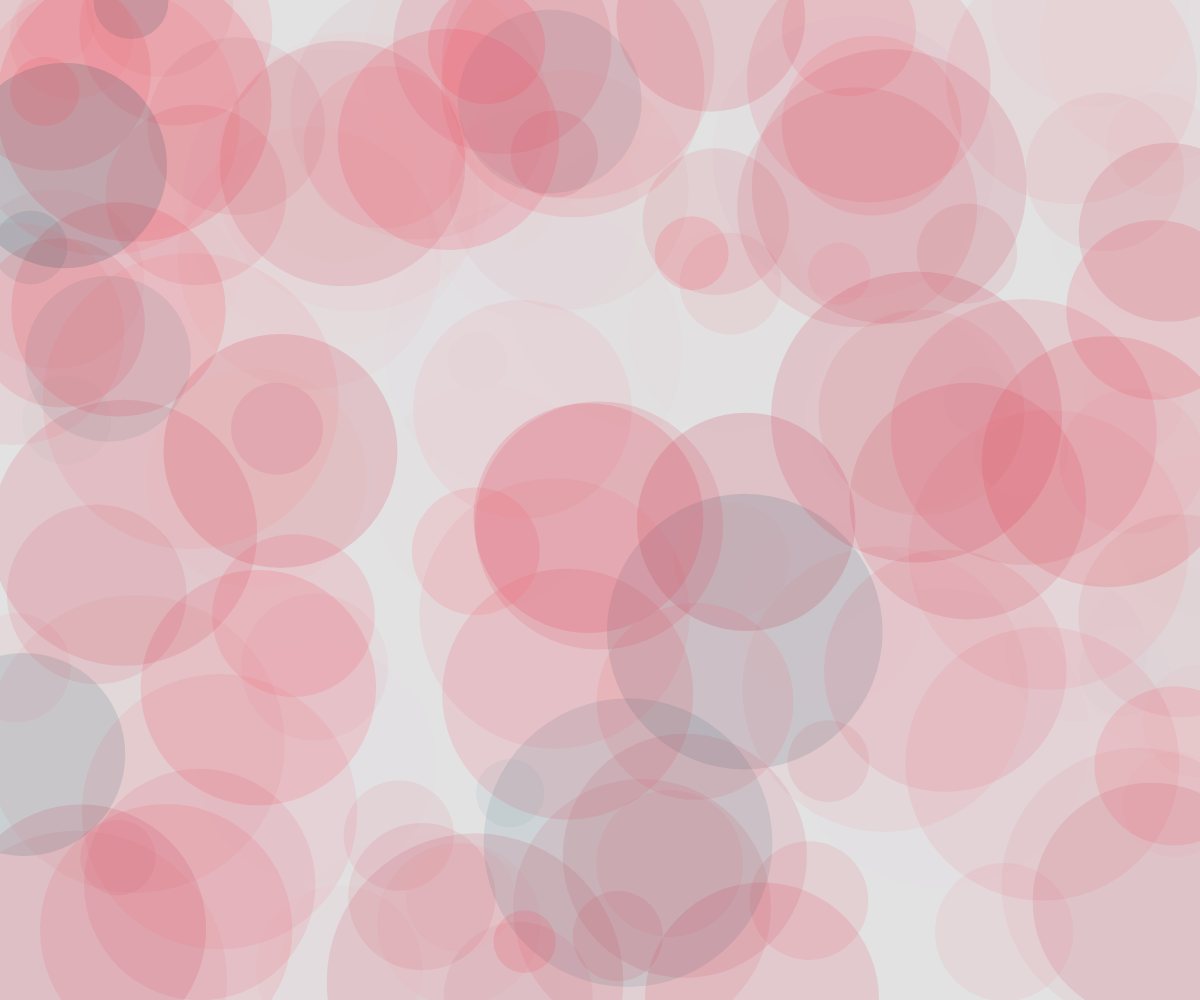
Frame 1 (no input)
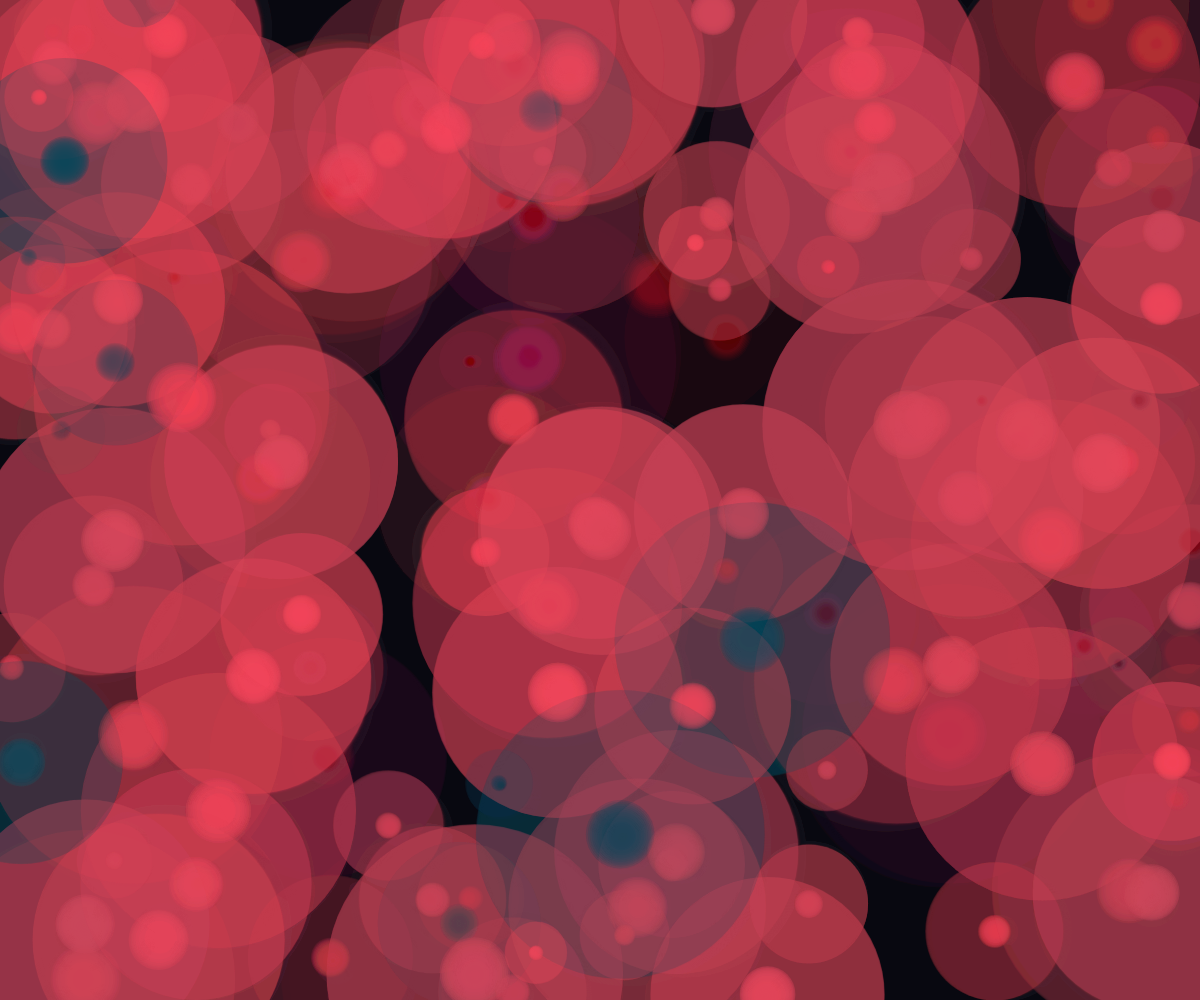
Frame 60 (no input)
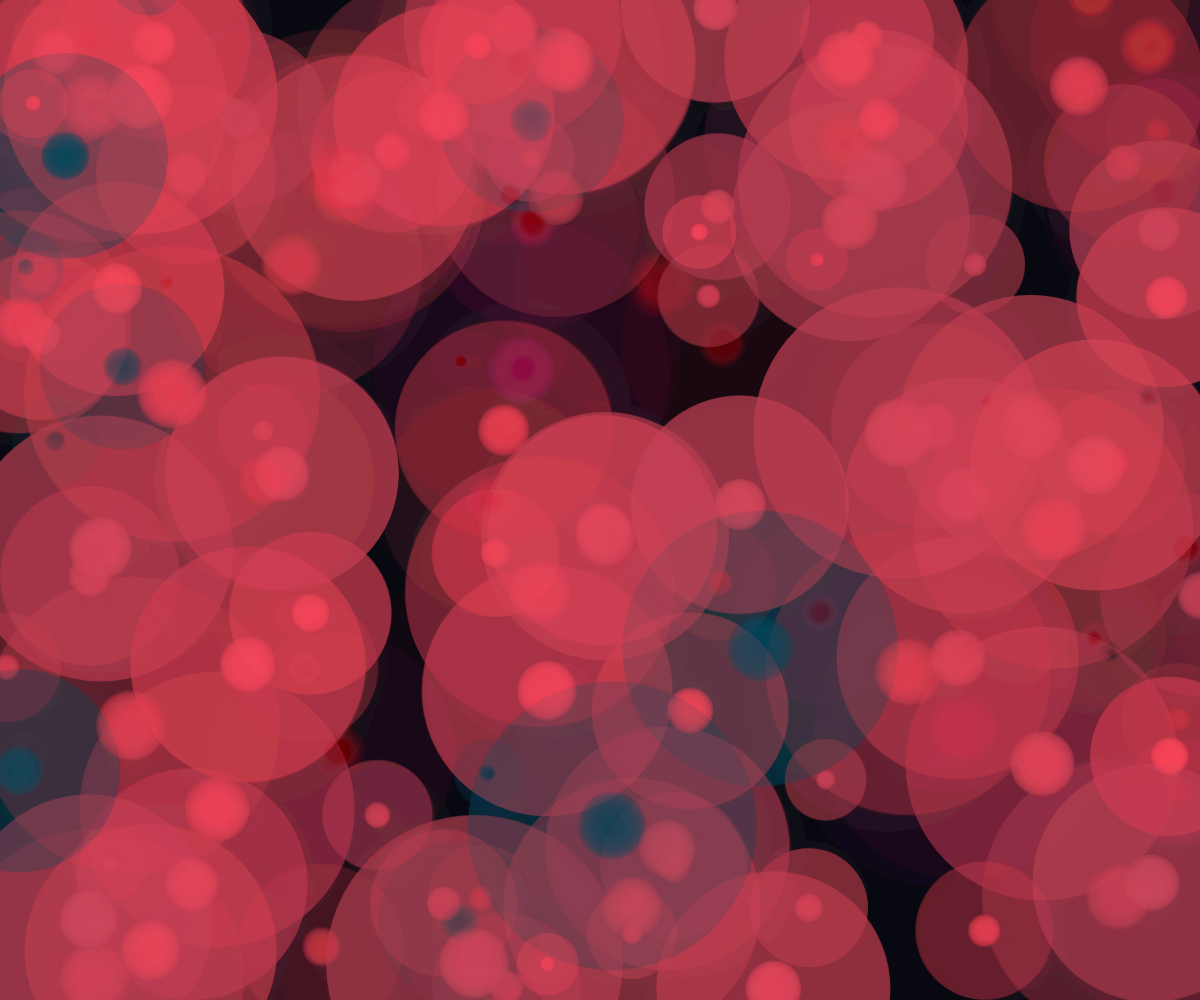
Frame 120 (the mouse pressed at the canvas centre since frame 60)

The p5.js sketch that drew these frames (run headless with seeded random() and noise() and a simulated clock; from frame 60 on, the mouse is pressed at the canvas centre):

// p5.js sketch
// ── sketch.js
let circles = [];
let time = 0;

function setup() {
  createCanvas(windowWidth, windowHeight);
  noStroke();

  // Create floating circles with continuous motion and fluctuating properties
  for (let i = 0; i < 150; i++) {
    circles.push({
      x: random(width),
      y: random(height),
      radius: random(30, 150),
      speedX: random(-0.2, 0.2),
      speedY: random(-0.2, 0.2),
      alpha: random(20, 60),
      hue: random(200, 260),
      pulseSpeed: random(0.01, 0.03),
      pulsePhase: random(TWO_PI),
      trail: []
    });
  }
}

function draw() {
  background(10, 10, 20, 30); // Semi-transparent background for trail effect

  time += 0.01;

  // Draw floating and pulsing circles
  for (let circle of circles) {
    // Update position with steady tide-like motion
    circle.x += circle.speedX;
    circle.y += circle.speedY;

    // Keep circles on canvas by wrapping around edges
    if (circle.x < -circle.radius) circle.x = width + circle.radius;
    if (circle.x > width + circle.radius) circle.x = -circle.radius;
    if (circle.y < -circle.radius) circle.y = height + circle.radius;
    if (circle.y > height + circle.radius) circle.y = -circle.radius;

    // Add current position to trail
    circle.trail.push({x: circle.x, y: circle.y, alpha: 255});
    
    // Limit trail length
    if (circle.trail.length > 20) {
      circle.trail.shift();
    }

    // Create internal fluctuation in luminosity and opacity
    let pulse = sin(time * circle.pulseSpeed + circle.pulsePhase) * 0.5 + 0.5;
    let currentAlpha = circle.alpha * pulse;
    let currentHue = (circle.hue + time * 0.5) % 255;

    // Draw trail
    for (let i = 0; i < circle.trail.length; i++) {
      let point = circle.trail[i];
      let trailAlpha = map(i, 0, circle.trail.length, 0, currentAlpha);
      fill(currentHue, 70, 90, trailAlpha);
      ellipse(point.x, point.y, circle.radius * (i / circle.trail.length) * 0.5);
    }

    // Draw main circle
    fill(currentHue, 70, 90, currentAlpha);
    ellipse(circle.x, circle.y, circle.radius * 2);
  }
}

function windowResized() {
  resizeCanvas(windowWidth, windowHeight);
}
